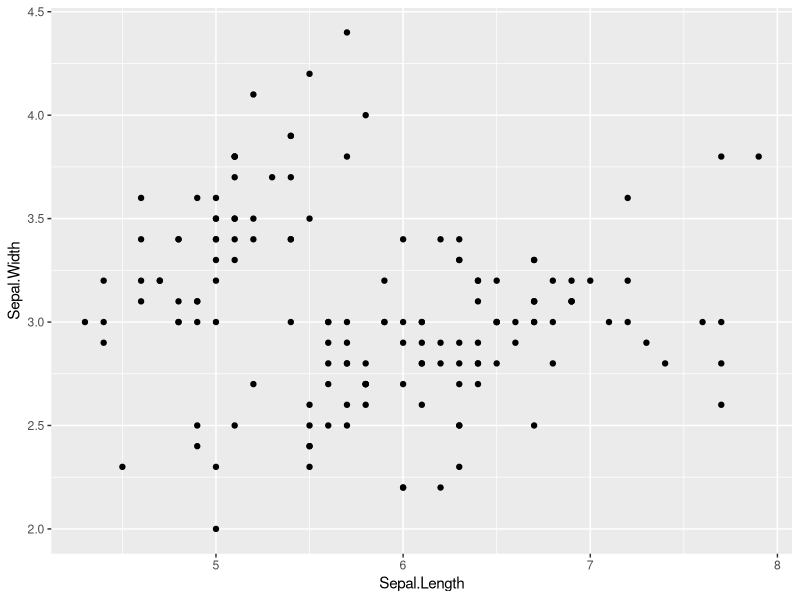
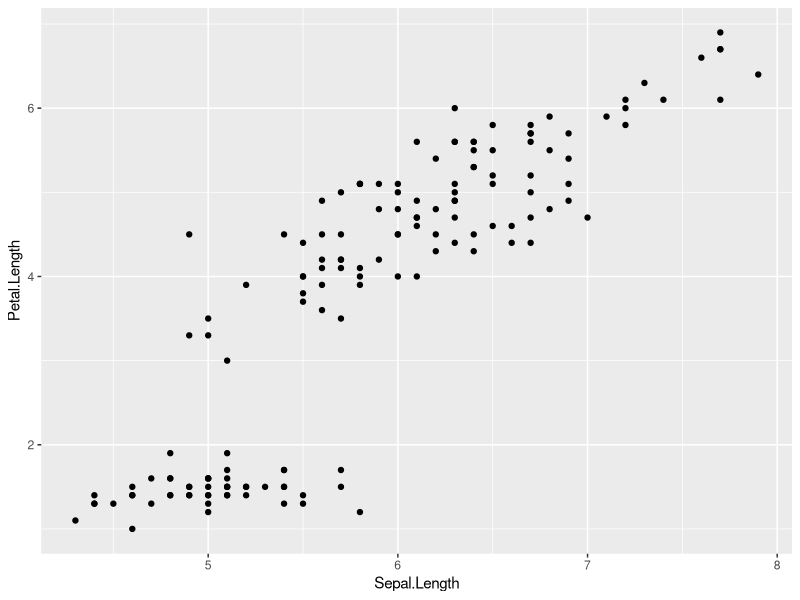
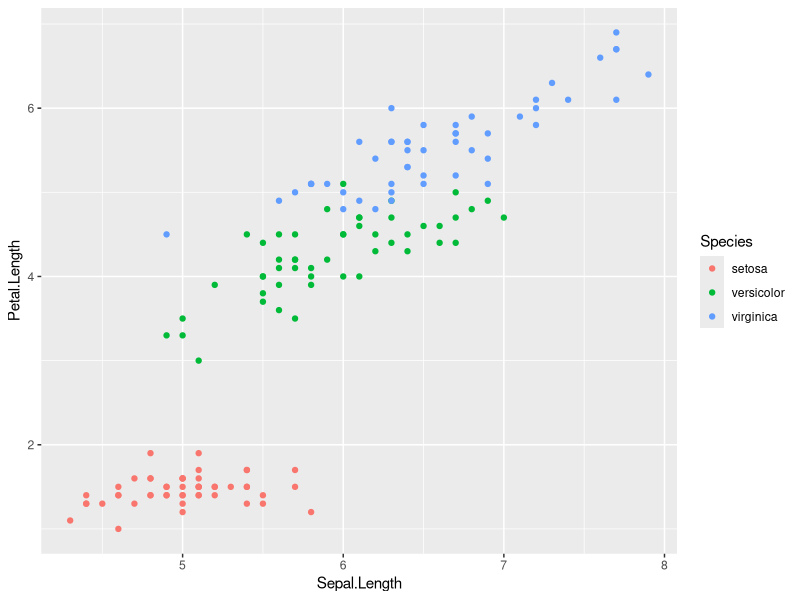
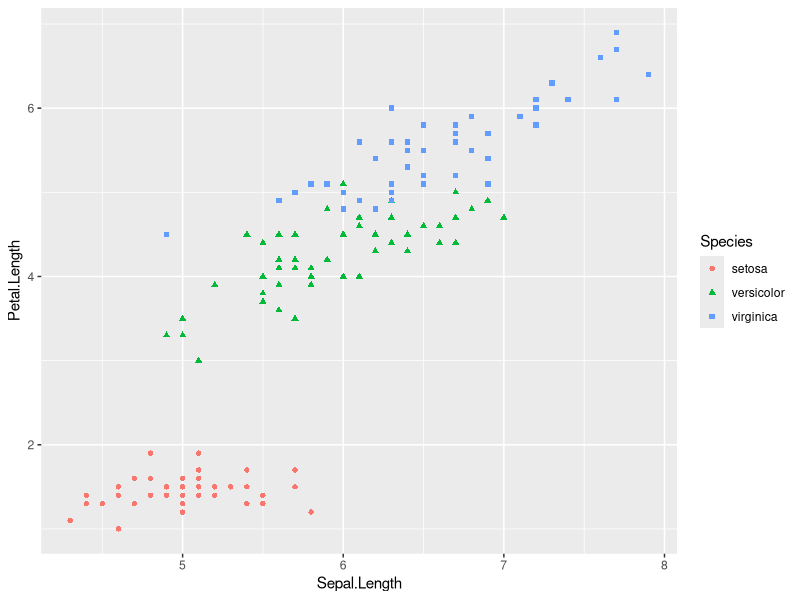
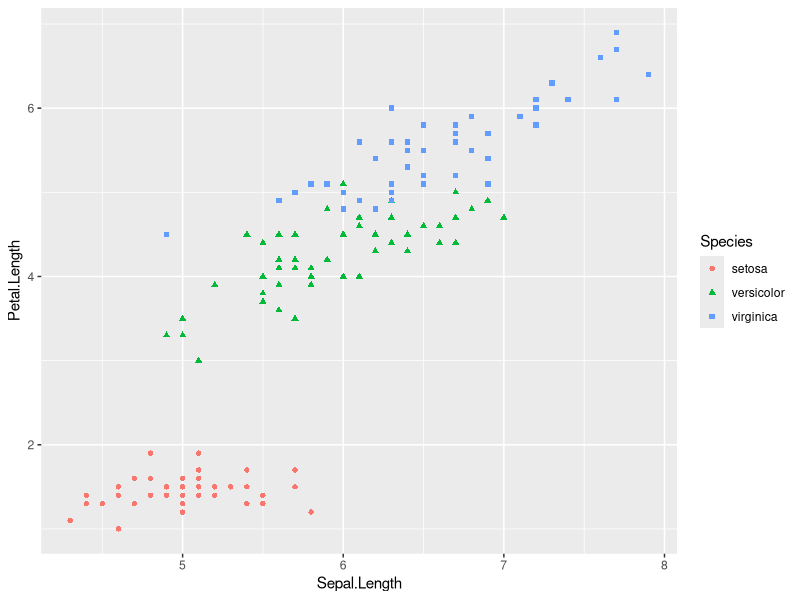
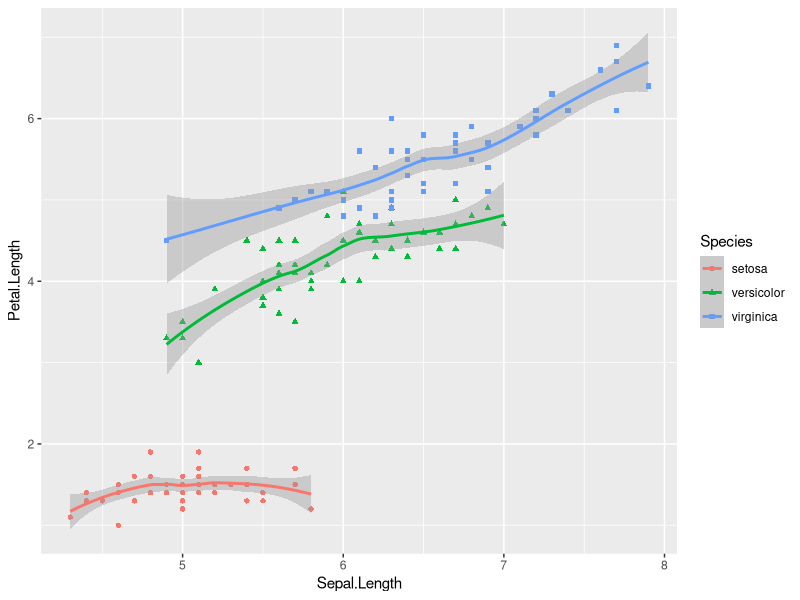
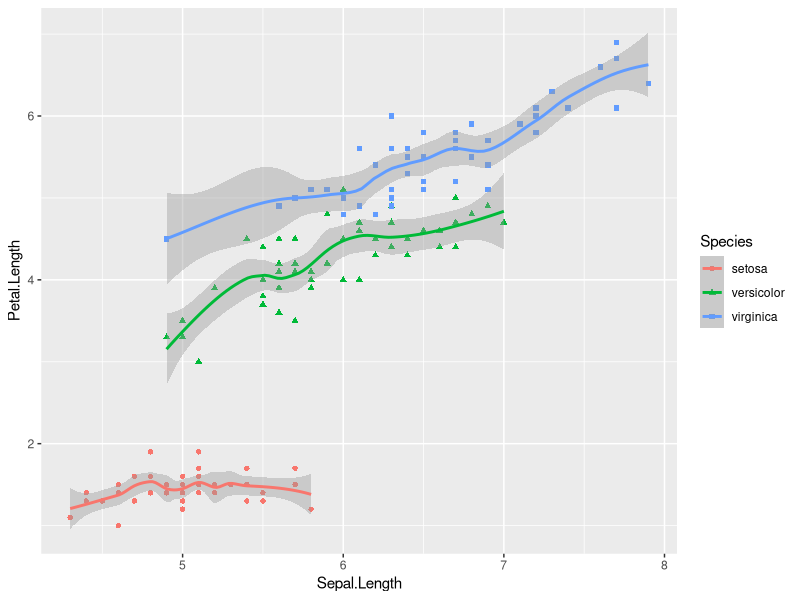

Source code (R) for these figures, in order: (Note: this script raises an error after producing the figures.)
library(ggplot2)
par(mfrow=c(2,2))
qplot(Sepal.Length,Sepal.Width,data = iris)
qplot(Sepal.Length,Petal.Length,data = iris)
qplot(Sepal.Length,Petal.Length,data = iris,colour=Species)
qplot(Sepal.Length,Petal.Length,data = iris,shape=Species,colour=Species)
qplot(Sepal.Length,Petal.Length,data = iris,shape=Species,colour=Species)
#plot-1
qplot(Sepal.Length,Petal.Length,data = iris,shape=Species,
      colour=Species,geom = c('point','smooth'),method='loess')
#plot-2
qplot(Sepal.Length,Petal.Length,data = iris,shape=Species,
      colour=Species,geom = c('point','smooth'),method='loess',span=0.5)
#plot-3
qplot(Sepal.Length,Petal.Length,data = iris,shape=Species,
      colour=Species,geom = c('point','smooth'),method='gam',y~s(x))
#plot-4
qplot(Sepal.Length,Petal.Length,data = iris,shape=Species,
      colour=Species,geom = c('point','smooth'),method='lm',y~ns(x,6))#6为自由度
#plot-5
qplot(Species,Petal.Length/Sepal.Length,data = iris,shape=Species,
      colour=Species,geom = 'jitter')













